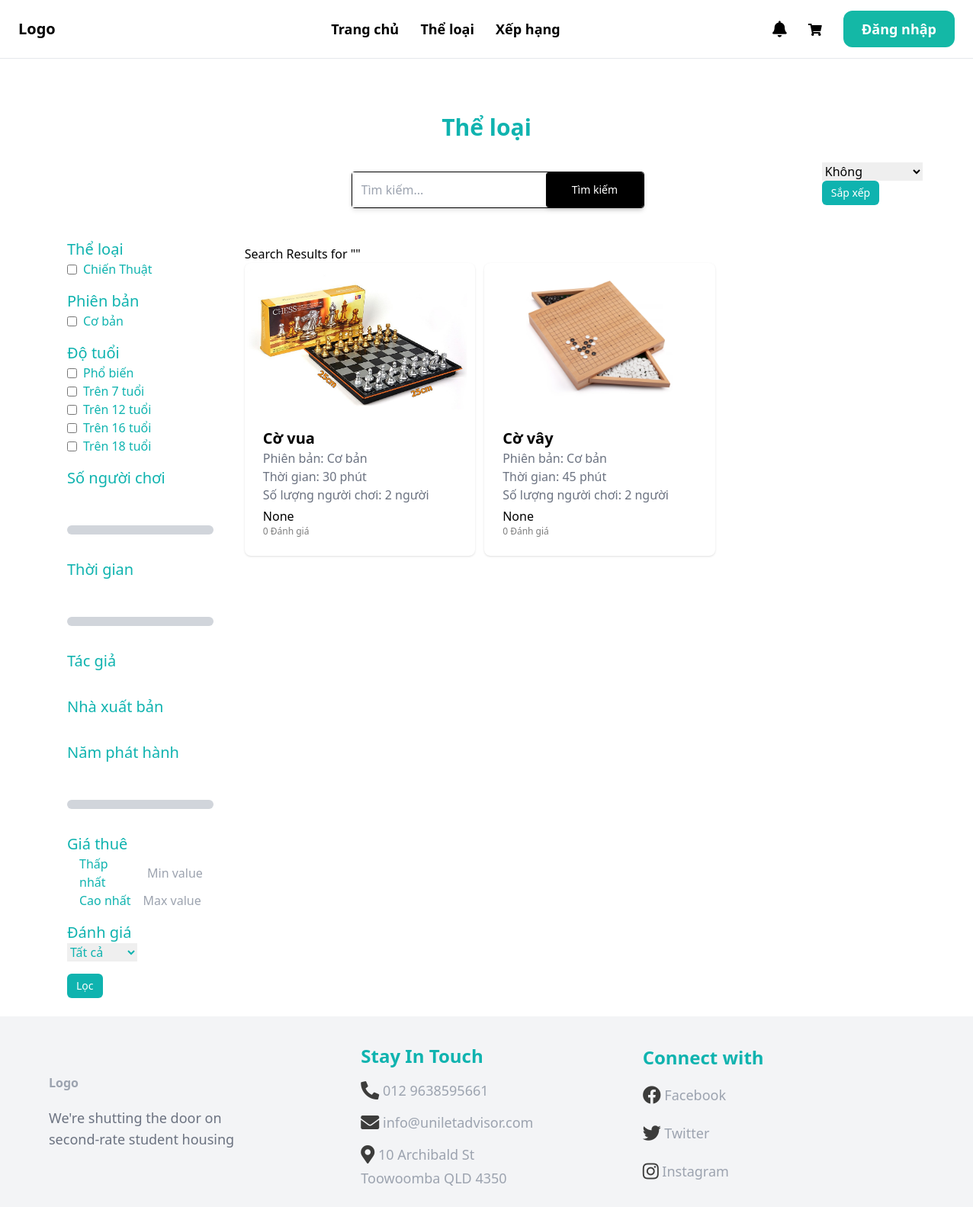
The app's page /boardgames/search/, older data.
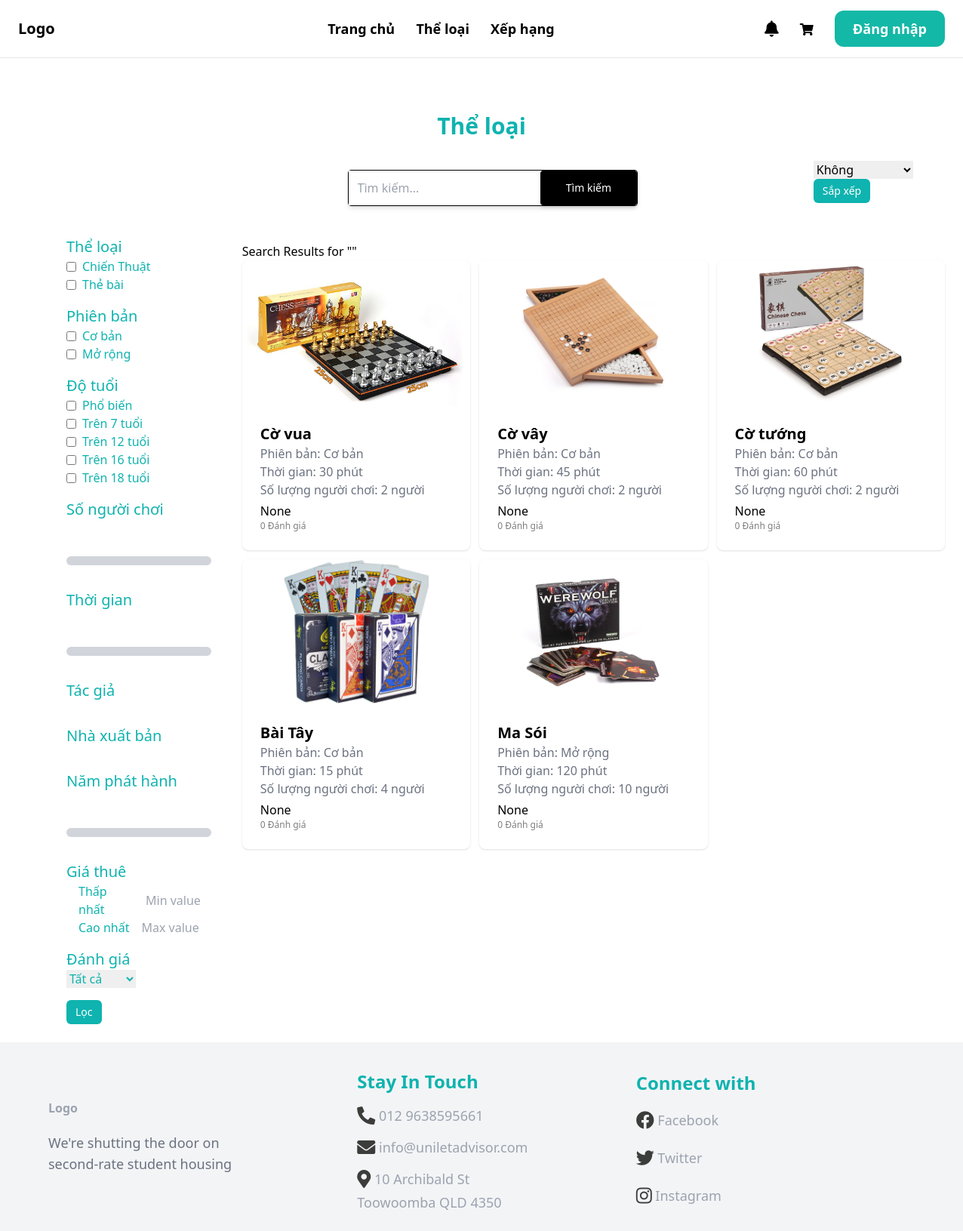
The same page, newer data.
### boardgame/models.py (models this page shows, shortened)
class Category(models.Model):
    title = models.CharField(max_length=100, default=None)
    cid = ShortUUIDField(unique=True, primary_key=True, prefix="cat", alphabet='1234567890', length=2, max_length=6)
    description = models.TextField(null=True, blank=True)
    class Meta:
        verbose_name_plural = 'Category'

class Version(models.Model):
    title = models.CharField(max_length=100, default=None)
    vid = ShortUUIDField(unique=True, primary_key=True, prefix="ver", alphabet='1234567890', length=2, max_length=6)
    description = models.TextField(null=True, blank=True)
    class Meta:
        verbose_name_plural = 'Version'
    def __str__(self):
        return self.title

class Boardgame(models.Model):
    AGE_RATINGS = (
        ('G', 'Phổ biến'),
        ('7+', 'Trên 7 tuổi'),
        ('12+', 'Trên 12 tuổi'),
        ('16+', 'Trên 16 tuổi'),
        ('18+', 'Trên 18 tuổi'),
    )
    STATUS_BG = (
        ('out_of_stock', 'Boardgame này đã hết'),
        ('stocking', 'Boardgame này vẫn còn'),
    )
    bgid = ShortUUIDField(unique=True, primary_key=True, prefix="bg", alphabet='1234567890', length=2, max_length=6)
    user = models.ForeignKey(User, on_delete=models.SET_NULL, null=True)
    date = models.DateTimeField(default=timezone.now)
    category= models.ForeignKey(Category, on_delete=models.SET_NULL, null=True)
    version = models.ForeignKey(Version, on_delete=models.SET_NULL, null=True)
    title = models.CharField(max_length=100)
    image = models.ImageField(upload_to="user_directory_path")
    description = models.TextField(null=True, blank=True, default="This is the boardgame")
    rule = models.TextField(null=True, blank=True, default="This is rule for boardgame")
    age_rating = models.CharField(choices=AGE_RATINGS, max_length=5, default="G")
    people = models.IntegerField()
    play_time = models.IntegerField()
    price = models.DecimalField(max_digits=99999999999999, decimal_places=2)
    author = models.ForeignKey(Author, on_delete=models.SET_NULL, null=True, blank=True)
    producer = models.ForeignKey(Producer, on_delete=models.SET_NULL, null=True, blank=True)
    publication_year = models.IntegerField(default="2000")
    boardgame_status = models.CharField(choices=STATUS_BG, max_length=20, default="out_of_stock")
    in_stock = models.PositiveIntegerField(default=0)
    order = models.PositiveIntegerField(default=0)
    rental = models.PositiveIntegerField(default=0)
    total = models.PositiveIntegerField(default=0)
    class Meta:
        verbose_name_plural = "Boardgame"
    def get_average_rating(self):
        return self.reviews.aggregate(avg_rating=Avg('rating'))['avg_rating']
    @property
    def draw_average_stars(self):
        if (self.get_average_rating()):
            average_stars = int(self.get_average_rating())
            return range(0,average_stars)
    @property
    def draw_non_stars(self):
        if (self.get_average_rating()):
            average_stars = int(self.get_average_rating())
            return range(0,5-average_stars)

### boardgame/views.py (the view)
# urls.py: path('search/', views.search_view, name='search'),
def search_view(request):
    if request.method == 'GET':
        query = request.GET.get('query', '')
        boardgames = search_boardgames(query)
        filters = {
            'category': request.GET.get('category', None),
            'version': request.GET.get('version', None),
            'people': request.GET.get('people', None),
            'age_rating': request.GET.get('age_rating', None),
            'play_time': request.GET.get('play_time', None),
            'author': request.GET.get('author', None),
            'producer': request.GET.get('producer', None),
            'publication_year': request.GET.get('publication_year', None),
            'rental_price_min': request.GET.get('rental_price_min', None),
            'rental_price_max': request.GET.get('rental_price_max', None),
            'rating': request.GET.get('rating', None),
        }
        boardgames = filter_boardgames(boardgames, filters)
        categorys = Category.objects.all()
        versions = Version.objects.all()
        age_rating_choices = Boardgame.AGE_RATINGS
        authors = Author.objects.all()
        producers = Producer.objects.all()
        sort_by = request.GET.get('sort_by', '')
        if sort_by:
            boardgames = sort_boardgames(boardgames, sort_by)
        context = {
            'boardgames': boardgames,
            'query': query,
            'filters': filters,
            'categorys': categorys,
            'versions': versions,
            'age_rating_choices': age_rating_choices,
            'authors': authors,
            'producers': producers,
            'sort_by': sort_by,
        }
        return render(request, 'boardgame/search.html', context)

### boardgame/views.py (called while the page is built)
def search_boardgames(query):
    boardgames = Boardgame.objects.filter(title__icontains=query)
    return boardgames

### templates/boardgame/search.html (shortened to what the changed rows need)
{% extends 'core/base.html' %}
{% block content %}
<div class="grid grid-cols-5 gap-4">
    <div class="mt-10 ml-16">
        <form method="GET" action="{% url 'boardgame:search' %}">
            <div class="grid grid-cols-1 gap-4">
                <div>
                    {% for category in categorys %}
                    <div class="text-[#0FB3AF] text-md font-medium flex items-center">
                        <input type="checkbox" name="category[]" value="{{ category.title }}" id="{{ category.cid }}">
                        <label class="ml-2" for="{{ category.cid }}">{{ category.title }}</label>
                    </div>
                    {% endfor %}
                </div>
                <div>
                    {% for version in versions %}
                    <div class="text-[#0FB3AF] text-md font-medium flex items-center">
                        <input type="checkbox" name="version[]" value="{{ version.title }}" id="{{ version.vid }}">
                        <label class="ml-2" for="{{ version.vid }}">{{ version.title }}</label>
                    </div>
                    {% endfor %}
                </div>
                <div>
                    {% for choice in age_rating_choices %}
                    <div class="text-[#0FB3AF] text-md font-medium flex items-center">
                        <input type="checkbox" name="age_rating" id="age_rating_{{ choice.0 }}" value="{{ choice.0 }}">
                        <label class="ml-2" for="age_rating_{{ choice.0 }}">{{ choice.1 }}</label>
                    </div>
                    {% endfor %}
                </div>
            </div>
        </form>
    </div>
    <div class="mt-12 ml-12 col-span-4">
        {% if boardgames %}
            <h1>Search Results for "{{ query }}"</h1>
            <ul>
                <div class="grid grid-cols-3 gap-3 ">
                    {% for boardgame in boardgames %}
                        <div class="shadow bg-[#ffffff] rounded-lg">
                            <a href="{% url "boardgame:detail" boardgame.bgid %}" class="boardgame-info">
                                <div>
                                    <img src="{{ boardgame.image.url }}"
                                        class="rounded-t-lg object-contain max-h-48 w-full transition " sizes="100vw">
                                </div>
                                <div class="p-6 rounded-b-xl bg-white-100">
                                    <h2 class="text-xl font-bold">{{ boardgame.title }}</h2>
                                    <p class="text-gray-500">Phiên bản: {{ boardgame.version }}</p>
                                    <p class="text-gray-500">Thời gian: {{ boardgame.play_time }} phút</p>
                                    <p class="text-gray-500">Số lượng người chơi: {{ boardgame.people }} người</p>
                                    <div class="flex items-center pt-1">
                                        {{boardgame.get_average_rating}}
                                    </div>
                                    <div class="font-thin text-[#7E7E7E] font-['Open Sans'] text-xs">
                                        {{boardgame.reviews.all.count}} Đánh giá
                                    </div>
                                </div>
                            </a>
                        </div>
                    {% endfor %}
                </div>
            </ul>
        {% else %}
            <h1>No results found for "{{ query }}"</h1>
        {% endif %}
    </div>
</div>
{% endblock %}

Row changes from the older to the newer data that the page shows:
added Category: title "Thẻ bài"
added Version: title "Mở rộng"
added Boardgame: image (picture), title "Cờ tướng", version "Cơ bản", play_time "60", people "2", get_average_rating "None", reviews.all.count "0"
added Boardgame: image (picture), title "Bài Tây", version "Cơ bản", play_time "15", people "4", get_average_rating "None", reviews.all.count "0"
added Boardgame: image (picture), title "Ma Sói", version "Mở rộng", play_time "120", people "10", get_average_rating "None", reviews.all.count "0"
